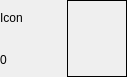
<?xml version="1.0" encoding="UTF-8"?>
<ui version="4.0">
 <class>IconWidget</class>
 <widget class="QWidget" name="IconWidget">
  <property name="geometry">
   <rect>
    <x>0</x>
    <y>0</y>
    <width>127</width>
    <height>77</height>
   </rect>
  </property>
  <property name="windowTitle">
   <string>Form</string>
  </property>
  <layout class="QHBoxLayout" name="horizontalLayout">
   <property name="leftMargin">
    <number>0</number>
   </property>
   <property name="topMargin">
    <number>0</number>
   </property>
   <property name="rightMargin">
    <number>0</number>
   </property>
   <property name="bottomMargin">
    <number>0</number>
   </property>
   <item>
    <layout class="QVBoxLayout" name="verticalLayout_2">
     <item>
      <widget class="QLabel" name="label">
       <property name="text">
        <string>Icon</string>
       </property>
      </widget>
     </item>
     <item>
      <widget class="QLabel" name="iconIndexLabel">
       <property name="text">
        <string>0</string>
       </property>
      </widget>
     </item>
    </layout>
   </item>
   <item>
    <widget class="QFrame" name="itemIconFrame">
     <property name="styleSheet">
      <string notr="true">QFrame#itemIconFrame { border: 1px solid black; }</string>
     </property>
     <property name="frameShape">
      <enum>QFrame::StyledPanel</enum>
     </property>
     <property name="frameShadow">
      <enum>QFrame::Raised</enum>
     </property>
     <layout class="QHBoxLayout" name="horizontalLayout_12">
      <item>
       <widget class="ClickableLabel" name="iconLabel">
        <property name="sizePolicy">
         <sizepolicy hsizetype="Fixed" vsizetype="Fixed">
          <horstretch>0</horstretch>
          <verstretch>0</verstretch>
         </sizepolicy>
        </property>
        <property name="minimumSize">
         <size>
          <width>32</width>
          <height>32</height>
         </size>
        </property>
        <property name="maximumSize">
         <size>
          <width>32</width>
          <height>32</height>
         </size>
        </property>
        <property name="text">
         <string/>
        </property>
        <property name="margin">
         <number>0</number>
        </property>
       </widget>
      </item>
     </layout>
    </widget>
   </item>
  </layout>
 </widget>
 <customwidgets>
  <customwidget>
   <class>ClickableLabel</class>
   <extends>QLabel</extends>
   <header>clickable_label.hpp</header>
  </customwidget>
 </customwidgets>
 <resources/>
 <connections/>
</ui>
